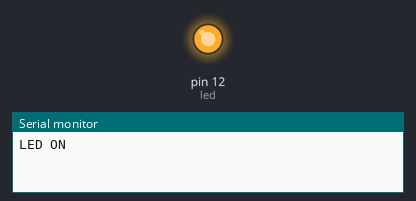
Simulated run of this sketch. Board: Arduino Uno, built with avr-gcc and run on an emulated ATmega328P. Shown: output pins drawn as LEDs (lit = HIGH), the last lines printed to the serial monitor.

Above: at 1.0 s.
At 5.5 s:
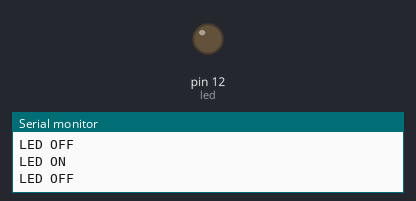
Timing chart, 0 to 6.9 s (numbered marks = the images above):
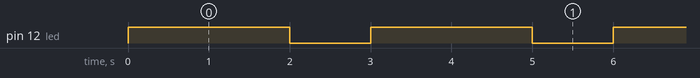

The sketch:

sketch_oct30a.ino
```cpp
int led=12;

void setup() {
  // put your setup code here, to run once:
pinMode(led,OUTPUT);
Serial.begin(9600);
}

void loop() {
  // put your main code here, to run repeatedly:
Serial.print("LED ON");
digitalWrite(led,HIGH);
delay(2000);
Serial.println();
Serial.print("LED OFF");
digitalWrite(led,LOW);
delay(1000);
Serial.println();
}
```

Measured:
- by itself, pin 12 (led): alternates HIGH for 2.0 s and LOW for 1.0 s
